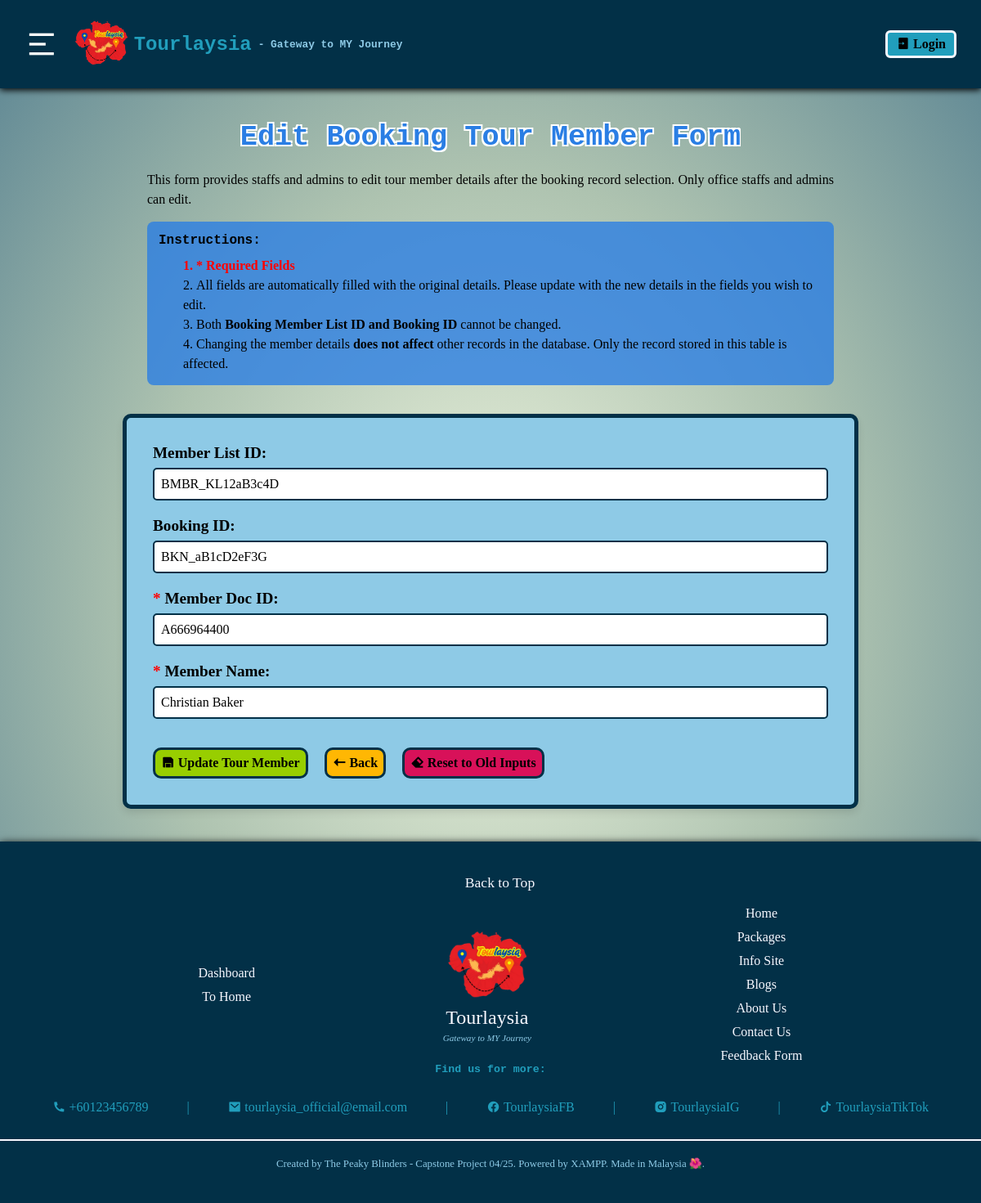
The app's page /staff_dashboard/edit_bookMemberRec.php?mbrListID=BMBR_KL12aB3c4D with its own data.
### tables this page shows
CREATE TABLE `book_mbr_list_t` (
  `mbr_ls_ID` varchar(15) NOT NULL,
  `bkn_ID` varchar(14) NOT NULL,
  `mbr_doc_ID` varchar(20) NOT NULL,
  `mbr_name` varchar(50) NOT NULL,
  `mbr_seqNo` int(3) NOT NULL
);

### staff_dashboard/edit_bookMemberRec.php (the view, shortened to what this page needs)
<!DOCTYPE html>
<html lang="en">
<head>
    <link rel="stylesheet" href="./staff_styles/staff_styles.css">
    <link rel="stylesheet" href="./staff_styles/add_edit_recInfo.css">
</head>
<body>
    <?php include 'staff_header.php';?>
    <?php
        include './staff_crud/db_connection.php';
        $mbrListIDRef = $_GET['mbrListID'];
        $queryA = "SELECT * FROM book_mbr_list_t WHERE mbr_ls_ID = '$mbrListIDRef';";
        $resultsA = mysqli_query($connection, $queryA);
        $dataA = mysqli_fetch_assoc($resultsA);
        $bknIDRef = $dataA['bkn_ID'];
        $mbrDocIDRef = $dataA['mbr_doc_ID'];
        $mbrNameRef = $dataA['mbr_name'];
    ?>
    <div class="edit-title-desc">
        <h2 class="edit-title">Edit Booking Tour Member Form</h2>
        <div class="edit-desc-div">
            <p class="edit-desc">This form provides staffs and admins to edit tour member details after the booking record selection. Only office staffs and admins can edit.</p>
        </div>
        <div class="edit-inst-div">
            <h4 style="padding-bottom:10px;">Instructions:</h4>
            <ol class="edit-list">
                <li>* Required Fields</li>
                <li>All fields are automatically filled with the original details. Please update with the new details in the fields you wish to edit.</li>
                <li>Both <b>Booking Member List ID and Booking ID</b> cannot be changed.</li>
                <li>Changing the member details <b>does not affect</b> other records in the database. Only the record stored in this table is affected.</li>
            </ol>
        </div>
    </div>
    <form action="" method="POST" class="edit-rec-form">
        <div class="label-field-div">
            <label for="mbrlistID">Member List ID:</label>
            <input type="text" id="mbrlistID" name="memberListID" value="<?php echo $mbrListIDRef;?>" readonly>
        </div>
        <div class="label-field-div">
            <label for="bookID">Booking ID:</label>
            <input type="text" id="bookID" name="bookingID" value="<?php echo $bknIDRef;?>" readonly>
        </div>
        <div class="label-field-div">
            <label for="mbmdocID"><span>*</span> Member Doc ID:</label>
            <input type="text" id="mbmdocID" name="memberDocID" placeholder="E.g. 000000000000 / A0000000000" value="<?php echo $mbrDocIDRef;?>" required>
        </div>
        <div class="label-field-div">
            <label for="mbmName"><span>*</span> Member Name:</label>
            <input type="text" id="mbmName" name="memberName" placeholder="E.g. Ali bin Ahmad" value="<?php echo $mbrNameRef;?>" required>
        </div>
        <div class="form-buttons-div">
            <button type="submit" name="updateTourMember">
                <i class="ri-save-fill"></i>
                Update Tour Member
            </button>
            <button type="button" name="backPrevPage" onclick="history.back();">
                <i class="ri-arrow-left-long-fill"></i>
                Back
            </button>
            <button type="reset" name="eraseData">
                <i class="ri-eraser-fill"></i>
                Reset to Old Inputs
            </button>
         </div>
    </form>
    <?php include 'staff_footer.php';?>
</body>
</html>

### staff_dashboard/staff_styles/staff_styles.css (style rules this page uses)
body { background: radial-gradient(#eff6e0, #aec3b0, #598392); margin: 0; }
h1, h2, h3, h4, h5, h6 { font-family: Rockwell, Courier Bold, Courier, Georgia, Times, Times New Roman, serif; }
p, span, a, ul, ol, button, input, select, textarea, table, tr, th, td { font-family: Lucida Bright, Georgia, serif; }

### staff_dashboard/staff_styles/add_edit_recInfo.css (style rules this page uses)
* { margin: 0; padding: 0; box-sizing: border-box; overflow-x: hidden; }
.edit-title-desc { display: flex; justify-content: center; flex-direction: column; align-items: center; }
.edit-title { margin: 0 30px 20px 30px; font-size: 2.2rem; color: #2a7ee4; text-align: center; text-shadow: -2px -2px 0 #ffffff, 2px -2px 0 #ffffff, -2px 2px 0 #ffffff, 2px 2px 0 #ffffff; }
.edit-inst-div { width: 70%; margin-bottom: 35px; background-color: #2a7ee4c9; padding: 14px; border-radius: 8px; }
.edit-desc-div { display: flex; justify-content: center; width: 70%; text-align: justify; line-height: 1.5; margin-bottom: 15px; }
.edit-list { padding-left: 30px; line-height: 1.5; list-style-position: inside; }
.edit-list li:first-child { color: red; font-weight: bold; }
.edit-rec-form { display: flex; flex-direction: column; width: 100%; max-width: 900px; margin: 0 auto 2rem auto; padding: 2rem; background-color: #8ECAE6; border: 5px solid #023047; border-radius: 10px; box-shadow: 0 5px 10px rgba(0,0,0,0.1); gap: 20px; transition: max-width 0.5s ease; }
.label-field-div:not(.radio-div) { display: flex; flex-direction: column; justify-content: flex-start; gap: 7px; }
.label-field-div label span { color: red; }
.label-field-div label:not(#radioLabel) { font-weight: bold; font-size: 1.2rem; }
.label-field-div input:not(input[type="radio"]):not(input[type="file"]), .label-field-div select { font-size: 1rem; height: 40px; padding: 8px; border: 2px solid #023047; border-radius: 5px; }
.form-buttons-div { display: flex; gap: 20px; margin-top: 15px; }
.form-buttons-div button { padding: 7px; border: 3px solid #023047; border-radius: 10px; cursor: pointer; font-size: 1rem; transition: background-color 0.5s ease, color 0.5s ease; font-weight: bold; }
.form-buttons-div button[type="submit"] { background-color: #98CE00; }
.form-buttons-div button[name="backPrevPage"] { background-color: #FFB703; }
.form-buttons-div button[name="eraseData"] { background-color: #D81159; }

### records on screen
book_mbr_list_t: bookingID "BKN_aB1cD2eF3G", memberDocID "A666964400", memberName "Christian Baker"
